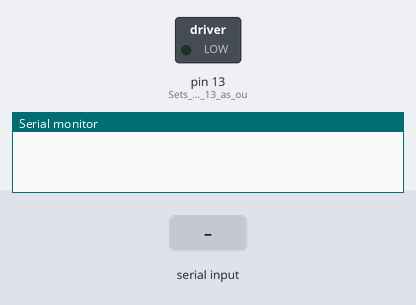
This sketch was run on a simulated Arduino Uno, built with avr-gcc and run on an emulated ATmega328P. Parts: switched loads named in the sketch (green lamp = pin HIGH), the last lines printed to the serial monitor. The test bench sets the inputs (shaded band).

Above: at 1.2 s.
1.3 s: "1\n" received over the second serial link
At 2.0 s:
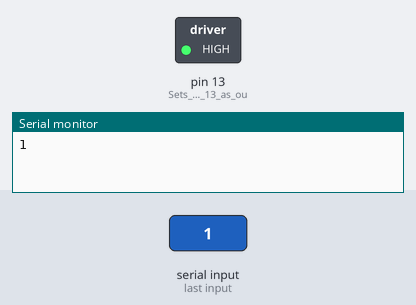
2.8 s: "0\n" received over the second serial link
At 3.2 s:
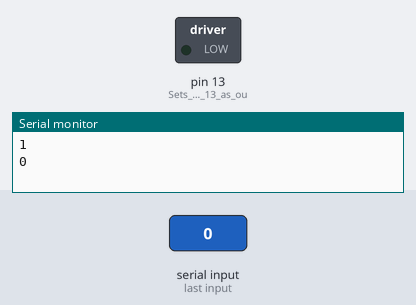
Timing chart, 0 to 5.8 s (numbered marks = the images above; inputs shaded):
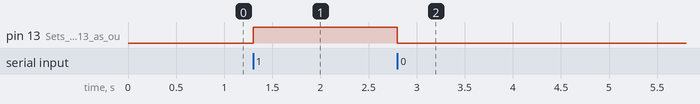

Measured:
- after the input at 1.3 s, pin 13 (Sets_digital_pin_13_as_ou): LOW → HIGH at once
- after the input at 2.8 s, pin 13 (Sets_digital_pin_13_as_ou): HIGH → LOW at once

The sketch:

1._Led_ON_OFF_Controller.ino
```cpp
/*
    Created by RoboticSchools
    ------------------------------------------------------------------
    Robotics and Coding are always fun when we are doing with our Hands

                  WELCOME TO THE ROBOTEER'S WORLD
    ------------------------------------------------------------------
    Project Name : LED Control using Android App
    This program helps you to control a LED on pin 13 of arduino using a bluetooth module
 */
#include<SoftwareSerial.h>
SoftwareSerial mySerial(2,3);

char data = 0;                //Variable for storing Incoming_value from Android App
void setup()
{
  Serial.begin(9600);
  mySerial.begin(9600);         //Sets the data rate in bits per second (baud) for serial data transmission
  pinMode(13, OUTPUT);        //Sets digital pin 13 as output pin
}
void loop()
{
  if(mySerial.available() > 0)
  {
    data= mySerial.read();                 //Read the incoming data and store it into variable Incoming_value
    Serial.print(data);                  //Print Value of Incoming_value in Serial monitor
    Serial.print("\n");                  //New line
    if(data == '1')                      //Checks whether value of Incoming_value is equal to 1
      digitalWrite(13, HIGH);            //If value is 1 then LED turns ON
    else if(data == '0')                 //Checks whether value of Incoming_value is equal to 0
      digitalWrite(13, LOW);             //If value is 0 then LED turns OFF
  }

}
```
